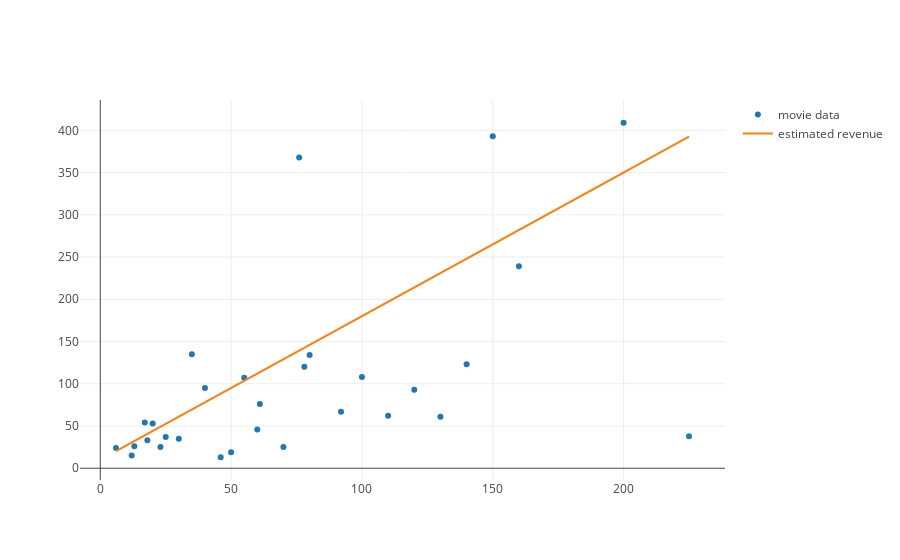

Write notebook code for a chart like this one.
### Markdown cell above
Let's plot the data as well as the regression line to get a sense of what we are looking at.

### Code cell
from plotly.offline import iplot, init_notebook_mode
init_notebook_mode(connected=True)
from graph import trace_values, m_b_trace, plot

if x_values and y_values:
    movies_trace = trace_values(x_values, y_values, text=titles, name='movie data')
    regression_trace = m_b_trace(1.7, 10, x_values, name='estimated revenue')
    plot([movies_trace, regression_trace])

### Figure 1 — Plotly figure (JSON) as saved in the notebook; plotly's stock layout.template omitted (floating-point values rounded to 4 significant figures)
{"data": [{"mode": "markers", "name": "movie data", "text": ["21 &amp; Over", "Dredd 3D", "12 Years a Slave", "2 Guns", "42", "47 Ronin", "A Good Day to Die Hard", "About Time", "After Earth", "August: Osage County", "Beautiful Creatures", "Blue Jasmine", "Captain Phillips", "Carrie", "Cloudy with a Chance of Meatballs 2", "Despicable Me 2", "Don Jon", "Elysium", "Ender&#39;s Game", "Epic", "Escape Plan", "Evil Dead", "Fast and Furious 6", "Frozen", "G.I. Joe: Retaliation", "Gangster Squad", "Grown Ups", "Her", "Identity Thief", "Iron Man 3"], "type": "scatter", "uid": "e183676a-a44d-11e9-8188-7f24dad9517e", "x": [13, 46, 20, 61, 40, 225, 92, 12, 130, 25, 50, 18, 55, 30, 78, 76, 6, 120, 110, 100, 70, 17, 160, 150, 140, 60, 80, 23, 35, 200], "y": [26, 13, 53, 76, 95, 38, 67, 15, 61, 37, 19, 33, 107, 35, 120, 368, 24, 93, 62, 108, 25, 54, 239, 393, 123, 46, 134, 25, 135, 409]}, {"mode": "lines", "name": "estimated revenue", "type": "scatter", "uid": "e18368d2-a44d-11e9-8188-7f24dad9517e", "x": [13, 46, 20, 61, 40, 225, 92, 12, 130, 25, 50, 18, 55, 30, 78, 76, 6, 120, 110, 100, 70, 17, 160, 150, 140, 60, 80, 23, 35, 200], "y": [32.1, 88.2, 44, 113.7, 78, 392.5, 166.4, 30.4, 231, 52.5, 95, 40.6, 103.5, 61, 142.6, 139.2, 20.2, 214, 197, 180, 129, 38.9, 282, 265, 248, 112, 146, 49.1, 69.5, 350]}], "layout": {}}
